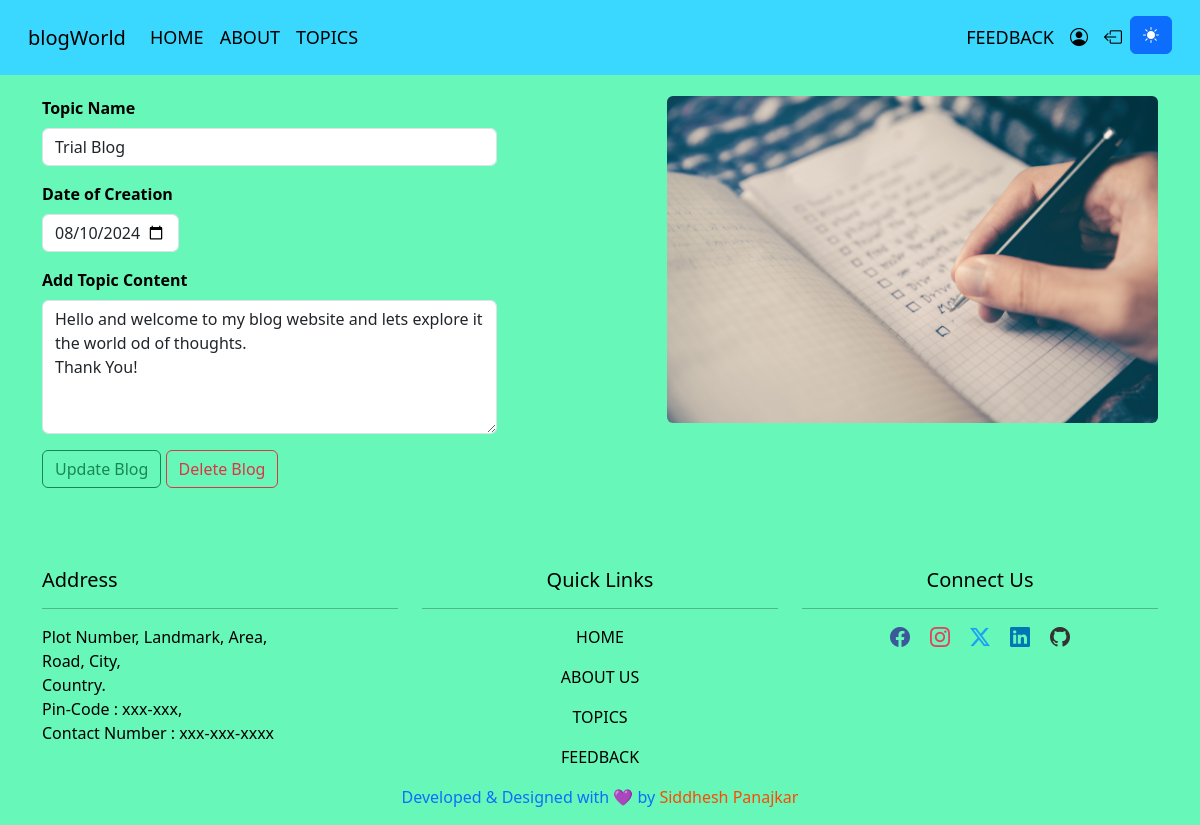
/edit/3/ (signed in), run on the app's committed database.
### blogWebApp/models.py (models this page shows, shortened)
class BlogEntry(models.Model):
    topic_name = models.CharField(max_length=40, verbose_name='Topic Name')
    categories = models.ManyToManyField('BlogCategory', related_name='blog_entries', verbose_name='Categories')
    date_of_creation = models.DateField(verbose_name='Date of Creation',  default=timezone.now)
    last_updated_at = models.DateTimeField(verbose_name='Last Updated At', auto_now=True)
    blog_script = models.TextField(verbose_name='Blog Script')
    author = models.ForeignKey(settings.AUTH_USER_MODEL, on_delete=models.CASCADE, related_name='blog_entries', default=1)
    image = models.ImageField(upload_to='blog_images/', verbose_name=_('Image'), null=True, blank=True)
    class Meta:
        verbose_name = _('Blog Entry')
        verbose_name_plural = _('Blog Entries')

### blogWebApp/views.py (the view)
# urls.py: path('edit/<int:blog_id>/', views.edit_blog, name='edit_blog'),
def edit_blog(request, blog_id):
    if request.user.is_authenticated:
        blog_entry = get_object_or_404(BlogEntry, id=blog_id)
        if blog_entry.author == request.user:
            return render(request, 'edit_blog.html', {'blog_entry': blog_entry})
        else:
            return render(request, 'unauthorized.html')
    else:
        messages.error(request, "You need to log in to create a blog.")
        return render(request, 'unauthorized.html')

### templates/edit_blog.html (shortened to what this page needs)
{% extends 'base.html' %}
{% load static %}
{% block 'main' %}
<div class="container mt-5">
    <div class="row">
        <div class="col-md-6 pt-5 address">
            <form method="post" action="{% url 'update_blog' blog_entry.id %}">
                <div class="col-md-10 mb-3">
                    <label for="exampleInput1" class="form-label"><strong> Topic Name </strong></label>
                    <input type="text" class="form-control" name="topicname" id="exampleInput1"
                        placeholder="Lorem ipsum Voluptatem" value="{{ blog_entry.topic_name }}">
                </div>
                <div class="col-md-3 mb-3">
                    <label for="exampleInput3" class="form-label"><strong> Date of Creation </strong></label>
                    <input type="date" class="form-control" name="dateofcreation" id="exampleInput3"
                        value="{{ blog_entry.date_of_creation|date:'Y-m-d' }}">
                </div>
                <div class="col-md-10 mb-3">
                    <label for="exampleTextarea2" class="form-label"><strong> Add Topic Content </strong></label>
                    <textarea class="form-control" name="blogscript" id="exampleTextarea2" rows="5"
                        placeholder="Add Your Topic Views">{{ blog_entry.blog_script }}</textarea>
                </div>
                <div class="mb-3">
                    <button type="submit" class="btn btn-outline-success" data-bs-toggle="modal"
                        data-bs-target="#updateModal">Update Blog</button>
                    <button type="button" class="btn btn-outline-danger" data-bs-toggle="modal"
                        data-bs-target="#deleteModal">Delete Blog</button>
                </div>
            </form>
        </div>
        <div class="col-md-6 pt-5">
            <img src="{% static './asset/images/blog-4.jpg' %}" class="rounded float-end" width="90%" alt="...">
        </div>
    </div>
</div>
{% endblock 'main' %}

### static/asset/css/style.css (style rules this page uses)
body { background-color: #67f7b8; }
.address { color: black; }

### data on the page
BlogEntry: topicname "Trial Blog", dateofcreation "08/10/2024", blogscript "Hello and welcome to my blog website and lets explore it the world od of thoughts. Thank You!"
